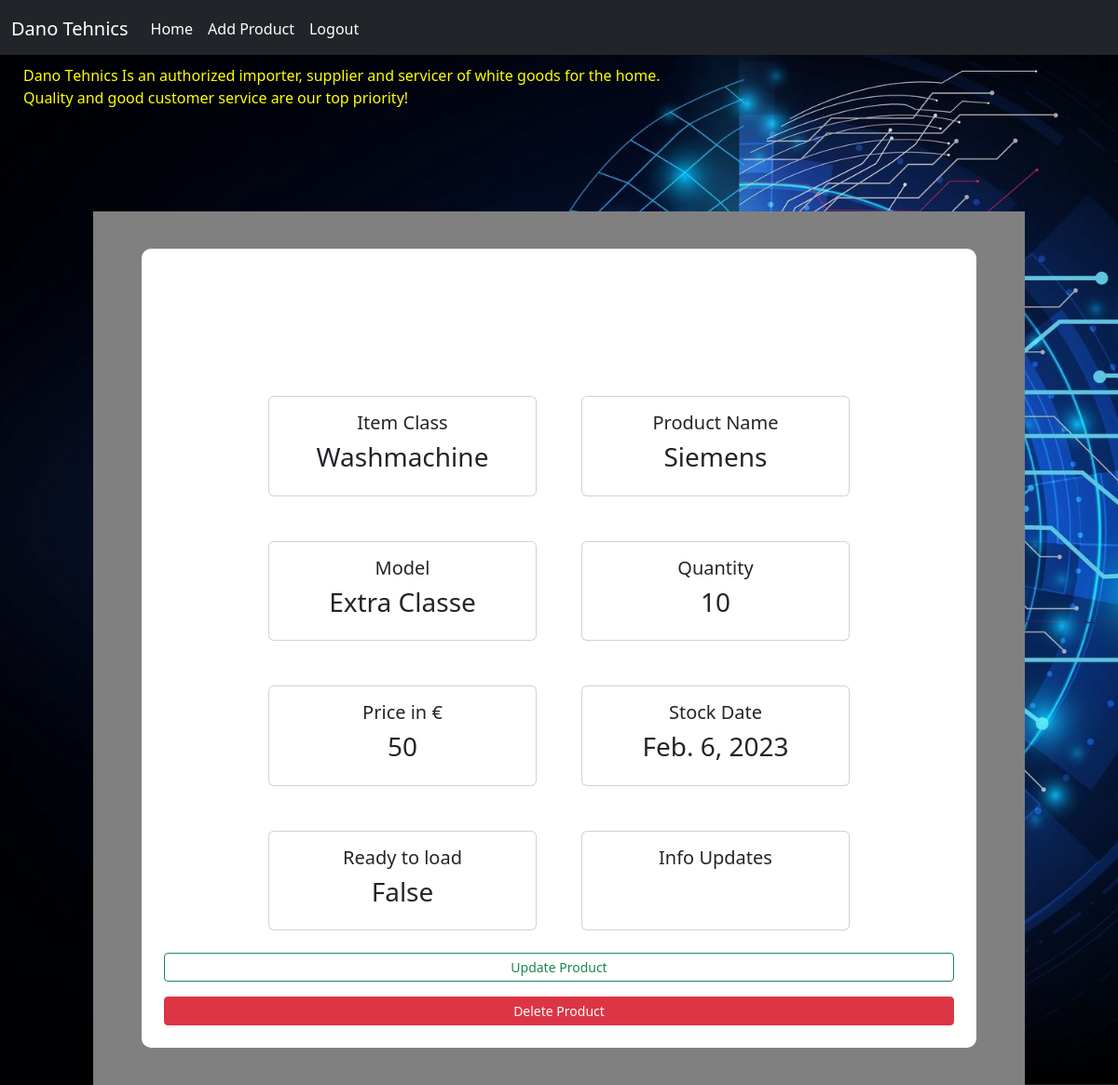
Screenshot of /inventory/product/5 (signed in) with the database file from the repository.
### inventory/models.py (models this page shows, shortened)
class Inventory(models.Model):
    itemClass = models.CharField(max_length=50, null=False, blank=False)
    name = models.CharField(max_length=50, null=False, blank=False)
    model = models.CharField(max_length=50, null=False, blank=False)
    quantity = models.PositiveIntegerField(null=False, blank=False)
    price = models.IntegerField(validators=[
            MaxValueValidator(100),
            MinValueValidator(1)
        ], null=False, blank=False)
    stock_date = models.DateField(auto_now_add=True)
    ready_to_load = models.BooleanField(default=False)
    cost_per_piece = models.IntegerField(default=True)

### inventory/views.py (the view)
# urls.py: path("product/<int:pk>", per_product_view, name="per_product"),
@login_required
def per_product_view(request, pk):
    inventory = get_object_or_404(Inventory, pk=pk)
    context = {
        'inventory': inventory,
    }
    return render(request, "inventory/per_product.html", context=context)

### templates/inventory/per_product.html (shortened to what this page needs)
{% extends "../layout.html" %}
{% block content %}
<div class="content-section">
  <div class="row mx-auto justify-content-center">
    <div class="card m-4" style="width: 18rem;">
      <div class="card-body">
        <h5 class="card-title text-center">Item Class</h5>
        <h3 class="text-center">{{ inventory.itemClass }}</h3>
      </div>
    </div>
    <div class="card m-4" style="width: 18rem;">
      <div class="card-body">
        <h5 class="card-title text-center">Product Name</h5>
        <h3 class="text-center">{{ inventory.name }}</h3>
      </div>
    </div>
    <div class="card m-4" style="width: 18rem;">
      <div class="card-body">
        <h5 class="card-title text-center">Model</h5>
        <h3 class="text-center">{{ inventory.model }}</h3>
      </div>
    </div>
    <div class="card m-4" style="width: 18rem;">
      <div class="card-body">
        <h5 class="card-title text-center">Quantity</h5>
        <h3 class="text-center">{{ inventory.quantity }}</h3>
      </div>
    </div>
    <div class="card m-4" style="width: 18rem;">
      <div class="card-body">
        <h5 class="card-title text-center">Price in €</h5>
        <h3 class="text-center">{{ inventory.price }}</h3>
      </div>
    </div>
    <div class="card m-4" style="width: 18rem;">
      <div class="card-body">
        <h5 class="card-title text-center">Stock Date</h5>
        <h3 class="text-center">{{ inventory.stock_date }}</h3>
      </div>
    </div>
    <div class="card m-4" style="width: 18rem;">
      <div class="card-body">
        <h5 class="card-title text-center">Ready to load</h5>
        <h3 class="text-center">{{ inventory.ready_to_load }}</h3>
      </div>
    </div>
    <div class="card m-4" style="width: 18rem;">
      <div class="card-body">
        <h5 class="card-title text-center">Info Updates</h5>
      </div>
    </div>
    <a class="btn btn-outline-success btn-sm mb-3" href="{% url 'update_product' inventory.id %}">Update Product</a>
    <a class="btn btn-danger btn-sm" href="{% url 'del_product' inventory.id %}">Delete Product</a>
  </div>
</div>
{% endblock %}

### static/css/main.css (style rules this page uses)
body { background-image: ; }
.content-section { background: #fff; margin: 40px; padding: 1.5rem 1.5rem; border-radius: 10px; }

### templates/layout.html (style rules this page uses)
body { background-image: url('../static/img/bbg.jpeg'); height: 100%; background-position: top; background-size: cover; background-repeat: no-repeat; }
.row { margin-top: 110px; }

### rows the page displays
Inventory: itemClass "Washmachine", name "Siemens", model "Extra Classe", quantity "10", price "50", stock_date "Feb. 6, 2023", ready_to_load "False"
